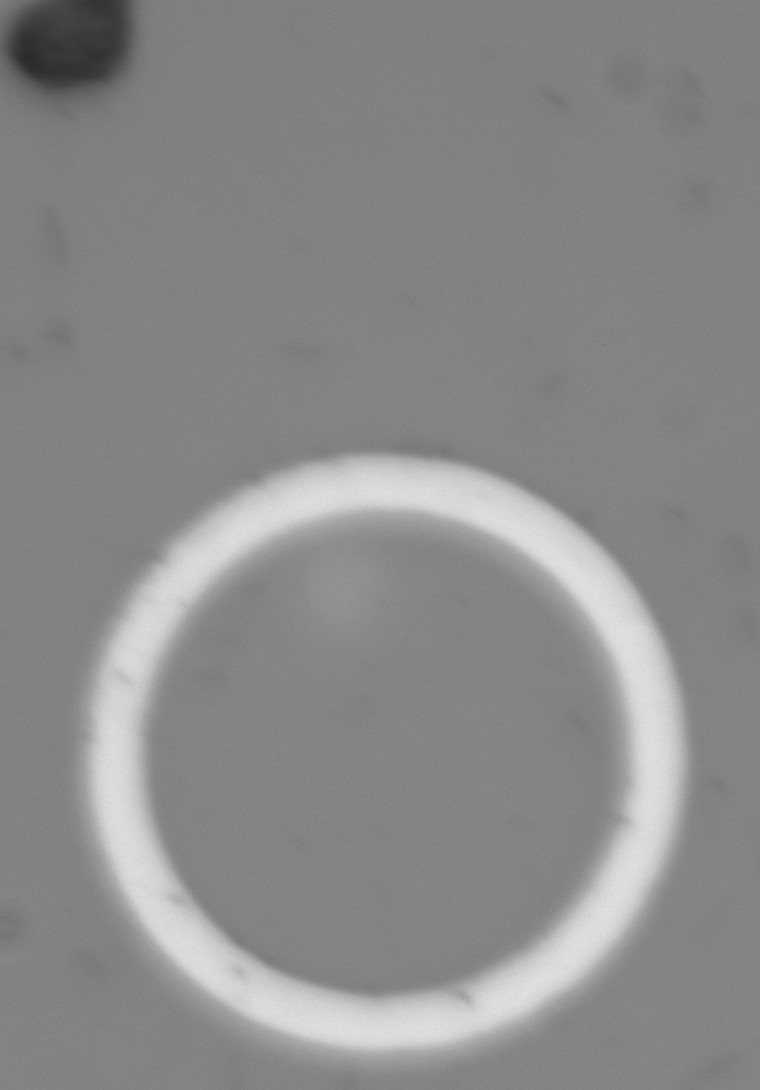
#> input picture Model/Test_Image/VisionTop_20251029182653732.bmp, 1520 x 2180 px (shown at 1/2 size)
$ python -i run_single_image_analysis.py   (imports and definitions only)
#> lines starting #> are read from the running program, lines starting #| are printed output that depends on the picture; after the words box and inside, x2 and y2 are one past the last pixel; in counts of white or black regions, pixels touching at a corner belong together
"""
GeoEdge R26 Single-Image Reconstruction Analysis
=================================================
Analyzes single-image reconstruction quality from the perspective of
geometric localization accuracy.
"""

from __future__ import annotations

import json
import math
import sys
from pathlib import Path

import cv2
import matplotlib

# [1 line not run here, left out]
import matplotlib.pyplot as plt
import numpy as np
from scipy import ndimage, optimize

sys.path.insert(
    0,
    str(Path(__file__).resolve().parents[5] / "Model"),
)
from GeoEdgeAlignSR_v1_Utils import imread_unicode


ROOT_DIR = Path(__file__).resolve().parents[1]
OUT_DIR = ROOT_DIR / "results"
REPORT_PATH = ROOT_DIR / "reports" / "R26_SingleImage_Analysis_Report.md"
INPUT_PATH = ROOT_DIR / "inputs" / "VisionTop_20251029182653732.bmp"


def _find_default_recon_path() -> Path:
    matches = sorted((ROOT_DIR / "recon").glob("reconstruct_progress_*/*.bmp"))
    if not matches:
        raise FileNotFoundError("No reconstruction BMP found under recon/reconstruct_progress_*/")
    return matches[0]


# [1 line that did not run here, left out]


def load_image(path: str | Path) -> np.ndarray:
    return imread_unicode(str(path)).astype(np.float64)


def safe_mean(arr: np.ndarray) -> float:
    return float(np.nanmean(arr)) if len(arr) > 0 else float("nan")


def safe_std(arr: np.ndarray) -> float:
    return float(np.nanstd(arr)) if len(arr) > 0 else float("nan")


# [8 lines left out: function subpix_peak, not called in this run]


def radial_profile(image: np.ndarray, cx: float, cy: float) -> np.ndarray:
    yy, xx = np.indices(image.shape)
    rr = np.sqrt((xx - cx) ** 2 + (yy - cy) ** 2)
    ridx = np.floor(rr).astype(np.int32)
    sums = np.bincount(ridx.ravel(), weights=image.ravel().astype(np.float64))
    counts = np.bincount(ridx.ravel())
    return sums / np.maximum(counts, 1)


def profile_half_value_edges(profile: np.ndarray) -> dict[str, object]:
    smooth_profile = ndimage.uniform_filter1d(profile.astype(np.float64), size=7, mode="nearest")
    start = min(10, len(smooth_profile) - 1)
    peak_r = int(np.argmax(smooth_profile[start:])) + start
    peak_val = float(smooth_profile[peak_r])
    left_slice = smooth_profile[max(0, peak_r - 120) : max(peak_r - 20, 1)]
    right_slice = smooth_profile[
        min(peak_r + 20, len(smooth_profile) - 1) : min(peak_r + 120, len(smooth_profile))
    ]
    if len(left_slice) == 0 or len(right_slice) == 0:
        raise RuntimeError("Ring profile does not contain enough support for edge detection.")
    baseline = float(np.mean([np.percentile(left_slice, 20), np.percentile(right_slice, 20)]))
    half_value = baseline + (peak_val - baseline) * 0.5
    inner_edge_r = peak_r
    while inner_edge_r > 1 and smooth_profile[inner_edge_r] > half_value:
        inner_edge_r -= 1
    outer_edge_r = peak_r
    while outer_edge_r < len(smooth_profile) - 2 and smooth_profile[outer_edge_r] > half_value:
        outer_edge_r += 1
    return {
        "peak_r": float(peak_r),
        "inner_edge_r": float(inner_edge_r),
        "outer_edge_r": float(outer_edge_r),
        "baseline_value": baseline,
        "peak_value": peak_val,
        "half_value": half_value,
        "smooth_profile": smooth_profile,
    }


def fit_circle(
    points_xy: list[tuple[float, float]] | np.ndarray,
    weights: np.ndarray | None = None,
    robust_loss: str | None = None,
) -> dict[str, object]:
    """Fit a circle to 2D points via least squares.

    Parameters
    ----------
    weights : optional per-point weights for weighted least squares.
    robust_loss : optional scipy loss name ('soft_l1', 'cauchy', etc.).
        When set, scipy handles outlier downweighting automatically.
    """
    pts = np.asarray(points_xy, dtype=np.float64)
    if len(pts) < 3:
        raise ValueError("Need at least 3 points for circle fit.")
    x = pts[:, 0]
    y = pts[:, 1]

    if weights is not None:
        w = np.asarray(weights, dtype=np.float64)
        sqrt_w = np.sqrt(np.maximum(w, 1e-12))
    else:
        w = None
        sqrt_w = None

    def calc_r(xc: float, yc: float) -> np.ndarray:
        return np.sqrt((x - xc) ** 2 + (y - yc) ** 2)

    def residual_func(center: np.ndarray) -> np.ndarray:
        radii = calc_r(center[0], center[1])
        if w is not None:
            mean_r = float(np.sum(w * radii) / np.sum(w))
            return sqrt_w * (radii - mean_r)
        return radii - radii.mean()

    loss = robust_loss if robust_loss else "linear"
    result = optimize.least_squares(residual_func, [np.mean(x), np.mean(y)], loss=loss)
    xc, yc = result.x
    radii = calc_r(xc, yc)
    if w is not None:
        mean_r = float(np.sum(w * radii) / np.sum(w))
    else:
        mean_r = float(radii.mean())
    residuals = radii - mean_r
    return {
        "cx": float(xc),
        "cy": float(yc),
        "r": mean_r,
        "residuals": residuals,
        "res_std": float(np.std(residuals)),
        "res_max": float(np.max(np.abs(residuals))),
    }


def circle_from_contour(contour: np.ndarray) -> dict[str, float]:
    pts = contour[:, 0, :].astype(np.float64)
    circle = fit_circle(pts)
    return {"cx": float(circle["cx"]), "cy": float(circle["cy"]), "r": float(circle["r"])}


# -- seed detection --


# [20 lines left out: function gradient_centroid_seed, not called in this run]


def detect_annulus_seed_from_mask(img: np.ndarray) -> dict[str, object]:
    blur = cv2.GaussianBlur(np.clip(img, 0, 255).astype(np.uint8), (0, 0), 3.0)
    otsu, _ = cv2.threshold(blur, 0, 255, cv2.THRESH_BINARY + cv2.THRESH_OTSU)
    bright_threshold = int(max(float(otsu), float(np.percentile(blur, 84))))
    mask = (blur >= bright_threshold).astype(np.uint8) * 255
    kernel = np.ones((3, 3), np.uint8)
    mask = cv2.morphologyEx(mask, cv2.MORPH_OPEN, kernel)
    mask = cv2.morphologyEx(mask, cv2.MORPH_CLOSE, kernel)

    count, labels, stats, centers = cv2.connectedComponentsWithStats(mask, 8)
    min_area = max(300, int(img.size * 0.003))
    best_contour = None
    best_score = -1.0
    best_center = None
    for label in range(1, count):
        area = int(stats[label, cv2.CC_STAT_AREA])
        if area < min_area:
            continue
        component = (labels == label).astype(np.uint8)
        contours, _ = cv2.findContours(component, cv2.RETR_EXTERNAL, cv2.CHAIN_APPROX_SIMPLE)
        if not contours:
            continue
        perimeter = cv2.arcLength(contours[0], True)
        if perimeter <= 0:
            continue
        circularity = 4.0 * math.pi * area / (perimeter * perimeter)
        cx, cy = centers[label]
        border_margin = min(cx, cy, img.shape[1] - cx, img.shape[0] - cy)
        score = area * max(circularity, 0.05) * max(border_margin, 1.0)
        if score > best_score:
            best_score = score
            best_contour = contours[0]
            best_center = (float(cx), float(cy))

    if best_contour is None or best_center is None:
        raise RuntimeError("Failed to detect annulus from bright mask.")

    coarse_circle = circle_from_contour(best_contour)
    profile_info = profile_half_value_edges(
        radial_profile(img, coarse_circle["cx"], coarse_circle["cy"])
    )
    return {
        "cx": float(coarse_circle["cx"]),
        "cy": float(coarse_circle["cy"]),
        "r_inner": float(profile_info["inner_edge_r"]),
        "r_outer": float(profile_info["outer_edge_r"]),
        "method": "coarse_mask_seed",
        "warnings": [],
        "mask_threshold": bright_threshold,
        "seed_score": float(best_score),
    }


# [1467 lines left out: functions evaluate_annulus_candidate, refine_annulus_reference, detect_annulus_reference, detect_edge_in_window, derive_edge_thresholds, extract_radial_edge_candidates and 23 more, not called in this run]


# [2 lines not run here, left out]

>>> import cv2
>>> picture = cv2.imread('../../../../../Model/Test_Image/VisionTop_20251029182653732.bmp', cv2.IMREAD_GRAYSCALE)
#> picture is the input picture: shape (2180, 1520); min 39, max 236, mean 138.7
>>> result = detect_annulus_seed_from_mask(picture)
#> in detect_annulus_seed_from_mask, `otsu, _ = cv2.threshold(blur, 0, 255, cv2.THRESH_BINARY + cv2.THRESH_O..`: otsu = 166
#> in detect_annulus_seed_from_mask, `mask = (blur >= bright_threshold).astype(np.uint8) * 255`:
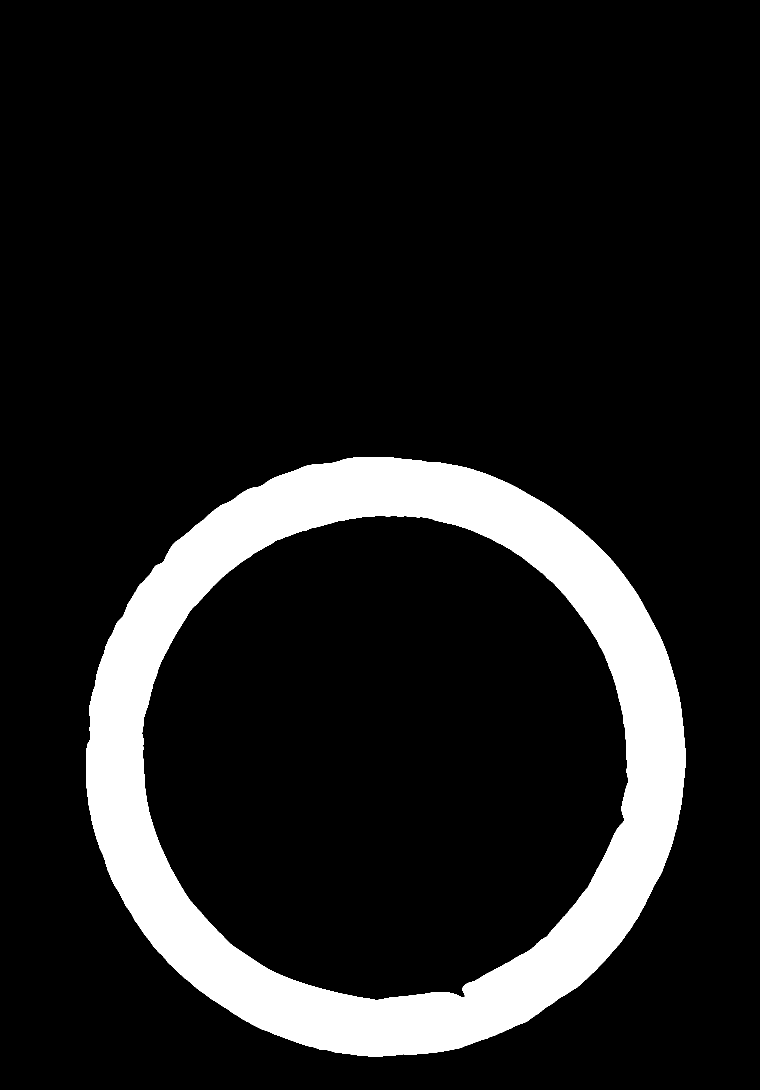
#> mask: shape (2180, 1520) (shown at 1/2 size); 11.9% white; 1 white region, box (x1, y1, x2, y2) and area: (172, 914, 1371, 2113) 393557
#> in detect_annulus_seed_from_mask, `mask = cv2.morphologyEx(mask, cv2.MORPH_OPEN, kernel)`: mask: shape (2180, 1520); 11.9% white; 1 white region, box (x1, y1, x2, y2) and area: (172, 914, 1371, 2113) 393555
#> in detect_annulus_seed_from_mask, `mask = cv2.morphologyEx(mask, cv2.MORPH_CLOSE, kernel)`: mask: shape (2180, 1520); 11.9% white; 1 white region, box (x1, y1, x2, y2) and area: (172, 914, 1371, 2113) 393558
#> in detect_annulus_seed_from_mask, `count, labels, stats, centers = cv2.connectedComponentsWithStats(mask,..`: count = 2; stats = [[0, 0, 1520, 2180, 2920042], [172, 914, 1199, 1199, 393558]]; centers = [[757.6, 1032.5], [773.3, 1512.3]]
#> the loop in detect_annulus_seed_from_mask, `for label in range(1, count):` made 1 pass
#> (area, perimeter, circularity, cx, cy, border_margin, score, best_score) on pass 1: (393558, 3983, 0.312, 773.3, 1512.3, 667.7, 81924911.7, 81924911.7)
#> after the loop in detect_annulus_seed_from_mask, `for label in range(1, count):`: best_contour = contour of 1722 points, box (x1, y1, x2, y2) (172, 914, 1371, 2113), area 1124974; best_score = 81924911.7
#> in circle_from_contour, `pts = contour[:, 0, :].astype(np.float64)`: pts = 1722 pairs, first value 172 to 1370, second value 914 to 2112
#> in fit_circle, `x = pts[:, 0]`: x = 1722 values, max 1370 at index 1289, min 172 at index 437, mean 764.3
#> in fit_circle, `y = pts[:, 1]`: y = 1722 values, max 2112 at index 865, min 914 at index 0, mean 1512.6
#> in residual_func, `radii = calc_r(center[0], center[1])`: radii = 1722 values, max 606.1 at index 1289, min 584.6 at index 422, mean 598.3
#> in fit_circle, `result = optimize.least_squares(residual_func, [np.mean(x), np.mean(y)..`: result = 12 items
#> in fit_circle, `xc, yc = result.x`: xc = 770.5; yc = 1512.5
#> in fit_circle, `radii = calc_r(xc, yc)`: radii = 1722 values, max 602.5 at index 34, min 590.2 at index 222, mean 598.3
#> in fit_circle, `mean_r = float(radii.mean())`: mean_r = 598.3
#> in fit_circle, `residuals = radii - mean_r`: residuals = 1722 values, max 4.11 at index 34, min -8.11 at index 222, mean -7.3e-14
#> in circle_from_contour, `circle = fit_circle(pts)`: circle = 6 items
#> in detect_annulus_seed_from_mask, `coarse_circle = circle_from_contour(best_contour)`: coarse_circle = {'cx': 770.5, 'cy': 1512.5, 'r': 598.3}
#> in radial_profile, `ridx = np.floor(rr).astype(np.int32)`:
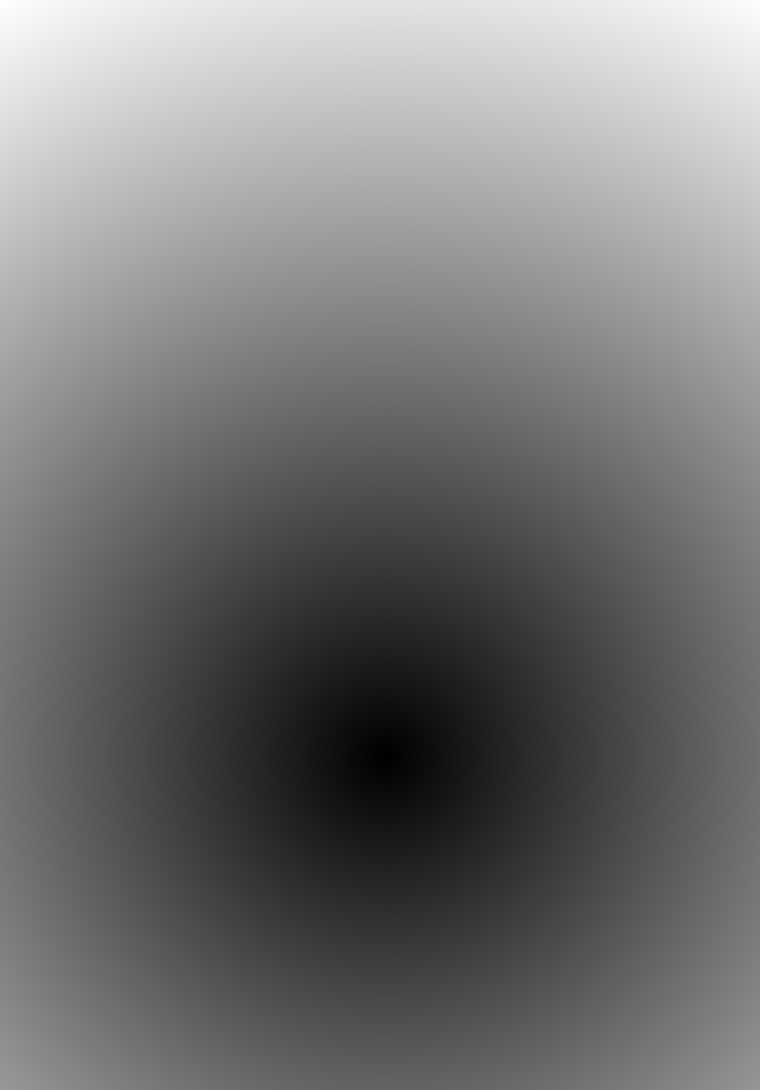
#> rr: shape (2180, 1520) float64 (shown at 1/2 size); min 0.669, max 1697.4, mean 791; drawn with min black and max white
#> in radial_profile, `sums = np.bincount(ridx.ravel(), weights=image.ravel().astype(np.float..`: sums = 1698 values, max 764545 at index 557, min 124 at index 1697, mean 270700.7
#> in profile_half_value_edges, `smooth_profile = ndimage.uniform_filter1d(profile.astype(np.float64), ..`: smooth_profile = 1698 values, max 216.9 at index 541, min 93.13 at index 1608, mean 132.7
#> in profile_half_value_edges, `start = min(10, len(smooth_profile) - 1)`: start = 10
#> in profile_half_value_edges, `peak_r = int(np.argmax(smooth_profile[start:])) + start`: peak_r = 541
#> in profile_half_value_edges, `peak_val = float(smooth_profile[peak_r])`: peak_val = 216.9
#> in profile_half_value_edges, `left_slice = smooth_profile[max(0, peak_r - 120) : max(peak_r - 20, 1)]`: left_slice = 100 values from 131.3 to 213.1
#> in profile_half_value_edges, `right_slice = smooth_profile[ min(peak_r + 20, len(smooth_profile) - 1..`: right_slice = 100 values, max 213 at index 0, min 130.4 at index 99, mean 159.8
#> in profile_half_value_edges, `baseline = float(np.mean([np.percentile(left_slice, 20), np.percentile..`: baseline = 132.2
#> in profile_half_value_edges, `half_value = baseline + (peak_val - baseline) * 0.5`: half_value = 174.6
#> in profile_half_value_edges, `inner_edge_r = peak_r`: inner_edge_r = 541
#> the loop in profile_half_value_edges, `while inner_edge_r > 1 and smooth_profile[inner_edge_r] > half_value:` made 54 passes
#> inner_edge_r on passes 1 to 12: 540, 539, 538, 537, 536, 535, 534, 533, 532, 531, 530, 529
#> after the loop in profile_half_value_edges, `while inner_edge_r > 1 and smooth_profile[inner_edge_r] > half_value:`: inner_edge_r = 487
#> in profile_half_value_edges, `outer_edge_r = peak_r`: outer_edge_r = 541
#> the loop in profile_half_value_edges, `while outer_edge_r < len(smooth_profile) - 2 and smooth_profile[outer_..` made 53 passes
#> after the loop in profile_half_value_edges, `while outer_edge_r < len(smooth_profile) - 2 and smooth_profile[outer_..`: outer_edge_r = 594
#> in detect_annulus_seed_from_mask, `profile_info = profile_half_value_edges( radial_profile(img, coarse_ci..`: profile_info = 7 items
#> result = {'cx': 770.5, 'cy': 1512.5, 'r_inner': 487, 'r_outer': 594, 'method': 'coarse_mask_seed', 'warnings': [], 'mask_threshold': 166, 'seed_score': 81924911.7}
